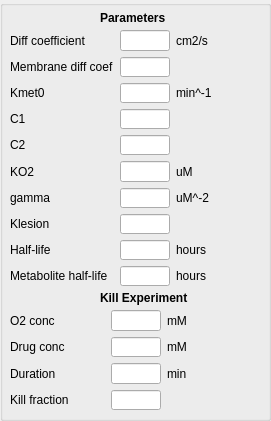
           <widget class="QGroupBox" name="groupBox">
            <property name="geometry">
             <rect>
              <x>390</x>
              <y>30</y>
              <width>271</width>
              <height>421</height>
             </rect>
            </property>
            <property name="title">
             <string/>
            </property>
            <widget class="QLabel" name="label_SN30K_param">
             <property name="geometry">
              <rect>
               <x>100</x>
               <y>10</y>
               <width>81</width>
               <height>16</height>
              </rect>
             </property>
             <property name="font">
              <font>
               <weight>75</weight>
               <bold>true</bold>
              </font>
             </property>
             <property name="text">
              <string>Parameters</string>
             </property>
            </widget>
            <widget class="QWidget" name="gridLayoutWidget_2">
             <property name="geometry">
              <rect>
               <x>10</x>
               <y>30</y>
               <width>251</width>
               <height>256</height>
              </rect>
             </property>
             <layout class="QGridLayout" name="gridLayout_6">
              <item row="2" column="1">
               <widget class="QMyLabel" name="label_SN30K_KMET0">
                <property name="minimumSize">
                 <size>
                  <width>40</width>
                  <height>0</height>
                 </size>
                </property>
                <property name="text">
                 <string>Kmet0</string>
                </property>
               </widget>
              </item>
              <item row="2" column="2">
               <widget class="QLineEdit" name="line_SN30K_KMET0">
                <property name="maximumSize">
                 <size>
                  <width>50</width>
                  <height>16777215</height>
                 </size>
                </property>
                <property name="baseSize">
                 <size>
                  <width>0</width>
                  <height>0</height>
                 </size>
                </property>
                <property name="alignment">
                 <set>Qt::AlignRight|Qt::AlignTrailing|Qt::AlignVCenter</set>
                </property>
               </widget>
              </item>
              <item row="3" column="1">
               <widget class="QMyLabel" name="label_SN30K_C1">
                <property name="text">
                 <string>C1</string>
                </property>
               </widget>
              </item>
              <item row="3" column="2">
               <widget class="QLineEdit" name="line_SN30K_C1">
                <property name="maximumSize">
                 <size>
                  <width>50</width>
                  <height>16777215</height>
                 </size>
                </property>
                <property name="alignment">
                 <set>Qt::AlignRight|Qt::AlignTrailing|Qt::AlignVCenter</set>
                </property>
               </widget>
              </item>
              <item row="4" column="1">
               <widget class="QMyLabel" name="label_SN30K_C2">
                <property name="text">
                 <string>C2</string>
                </property>
               </widget>
              </item>
              <item row="4" column="2">
               <widget class="QLineEdit" name="line_SN30K_C2">
                <property name="maximumSize">
                 <size>
                  <width>50</width>
                  <height>16777215</height>
                 </size>
                </property>
                <property name="alignment">
                 <set>Qt::AlignRight|Qt::AlignTrailing|Qt::AlignVCenter</set>
                </property>
               </widget>
              </item>
              <item row="5" column="1">
               <widget class="QMyLabel" name="label_SN30K_KO2">
                <property name="text">
                 <string>KO2</string>
                </property>
               </widget>
              </item>
              <item row="5" column="2">
               <widget class="QLineEdit" name="line_SN30K_KO2">
                <property name="maximumSize">
                 <size>
                  <width>50</width>
                  <height>16777215</height>
                 </size>
                </property>
                <property name="alignment">
                 <set>Qt::AlignRight|Qt::AlignTrailing|Qt::AlignVCenter</set>
                </property>
               </widget>
              </item>
              <item row="6" column="1">
               <widget class="QMyLabel" name="label_SN30K_GAMMA">
                <property name="text">
                 <string>gamma</string>
                </property>
               </widget>
              </item>
              <item row="6" column="2">
               <widget class="QLineEdit" name="line_SN30K_GAMMA">
                <property name="maximumSize">
                 <size>
                  <width>50</width>
                  <height>16777215</height>
                 </size>
                </property>
                <property name="alignment">
                 <set>Qt::AlignRight|Qt::AlignTrailing|Qt::AlignVCenter</set>
                </property>
               </widget>
              </item>
              <item row="2" column="3">
               <widget class="QLabel" name="units_KMET0">
                <property name="text">
                 <string>min^-1</string>
                </property>
               </widget>
              </item>
              <item row="3" column="3">
               <widget class="QLabel" name="units_C1">
                <property name="text">
                 <string/>
                </property>
               </widget>
              </item>
              <item row="4" column="3">
               <widget class="QLabel" name="units_C2">
                <property name="text">
                 <string/>
                </property>
               </widget>
              </item>
              <item row="5" column="3">
               <widget class="QLabel" name="units_KO2">
                <property name="text">
                 <string>uM</string>
                </property>
               </widget>
              </item>
              <item row="6" column="3">
               <widget class="QLabel" name="units_GAMMA">
                <property name="text">
                 <string>uM^-2</string>
                </property>
               </widget>
              </item>
              <item row="7" column="1">
               <widget class="QMyLabel" name="label_SN30K_KLESION">
                <property name="text">
                 <string>Klesion</string>
                </property>
               </widget>
              </item>
              <item row="7" column="2">
               <widget class="QLineEdit" name="line_SN30K_KLESION">
                <property name="maximumSize">
                 <size>
                  <width>50</width>
                  <height>16777215</height>
                 </size>
                </property>
                <property name="alignment">
                 <set>Qt::AlignRight|Qt::AlignTrailing|Qt::AlignVCenter</set>
                </property>
               </widget>
              </item>
              <item row="0" column="2">
               <widget class="QLineEdit" name="line_SN30K_DIFF_COEF">
                <property name="maximumSize">
                 <size>
                  <width>50</width>
                  <height>16777215</height>
                 </size>
                </property>
                <property name="baseSize">
                 <size>
                  <width>0</width>
                  <height>0</height>
                 </size>
                </property>
                <property name="alignment">
                 <set>Qt::AlignRight|Qt::AlignTrailing|Qt::AlignVCenter</set>
                </property>
               </widget>
              </item>
              <item row="0" column="1">
               <widget class="QMyLabel" name="label_SN30K_DIFF_COEF">
                <property name="text">
                 <string>Diff coefficient</string>
                </property>
               </widget>
              </item>
              <item row="0" column="3">
               <widget class="QLabel" name="units_diffcoef_3">
                <property name="text">
                 <string>cm2/s</string>
                </property>
               </widget>
              </item>
              <item row="8" column="2">
               <widget class="QLineEdit" name="line_SN30K_HALFLIFE">
                <property name="enabled">
                 <bool>true</bool>
                </property>
                <property name="maximumSize">
                 <size>
                  <width>50</width>
                  <height>16777215</height>
                 </size>
                </property>
                <property name="alignment">
                 <set>Qt::AlignRight|Qt::AlignTrailing|Qt::AlignVCenter</set>
                </property>
               </widget>
              </item>
              <item row="8" column="3">
               <widget class="QLabel" name="units_halflife">
                <property name="text">
                 <string>hours</string>
                </property>
               </widget>
              </item>
              <item row="8" column="1">
               <widget class="QMyLabel" name="label_SN30K_HALFLIFE">
                <property name="font">
                 <font>
                  <weight>50</weight>
                  <bold>false</bold>
                 </font>
                </property>
                <property name="text">
                 <string>Half-life</string>
                </property>
               </widget>
              </item>
              <item row="9" column="1">
               <widget class="QMyLabel" name="label_SN30K_METABOLITE_HALFLIFE">
                <property name="font">
                 <font>
                  <weight>50</weight>
                  <bold>false</bold>
                 </font>
                </property>
                <property name="text">
                 <string>Metabolite half-life</string>
                </property>
               </widget>
              </item>
              <item row="9" column="2">
               <widget class="QLineEdit" name="line_SN30K_METABOLITE_HALFLIFE">
                <property name="enabled">
                 <bool>true</bool>
                </property>
                <property name="maximumSize">
                 <size>
                  <width>50</width>
                  <height>16777215</height>
                 </size>
                </property>
                <property name="alignment">
                 <set>Qt::AlignRight|Qt::AlignTrailing|Qt::AlignVCenter</set>
                </property>
               </widget>
              </item>
              <item row="9" column="3">
               <widget class="QLabel" name="units_metabolite_halflife">
                <property name="text">
                 <string>hours</string>
                </property>
               </widget>
              </item>
              <item row="1" column="1">
               <widget class="QMyLabel" name="label_SN30K_CELL_DIFF">
                <property name="text">
                 <string>Membrane diff coef</string>
                </property>
               </widget>
              </item>
              <item row="1" column="2">
               <widget class="QLineEdit" name="line_SN30K_CELL_DIFF">
                <property name="maximumSize">
                 <size>
                  <width>50</width>
                  <height>16777215</height>
                 </size>
                </property>
                <property name="alignment">
                 <set>Qt::AlignRight|Qt::AlignTrailing|Qt::AlignVCenter</set>
                </property>
               </widget>
              </item>
             </layout>
            </widget>
            <widget class="QLabel" name="label_SN30K_KILL">
             <property name="geometry">
              <rect>
               <x>100</x>
               <y>290</y>
               <width>91</width>
               <height>16</height>
              </rect>
             </property>
             <property name="font">
              <font>
               <weight>75</weight>
               <bold>true</bold>
              </font>
             </property>
             <property name="text">
              <string>Kill Experiment</string>
             </property>
            </widget>
            <widget class="QWidget" name="gridLayoutWidget_3">
             <property name="geometry">
              <rect>
               <x>10</x>
               <y>310</y>
               <width>251</width>
               <height>100</height>
              </rect>
             </property>
             <layout class="QGridLayout" name="gridLayout_7">
              <item row="0" column="0">
               <widget class="QMyLabel" name="label_SN30K_KILL_O2_CONC">
                <property name="text">
                 <string>O2 conc</string>
                </property>
               </widget>
              </item>
              <item row="0" column="1">
               <widget class="QLineEdit" name="line_SN30K_KILL_O2_CONC">
                <property name="maximumSize">
                 <size>
                  <width>50</width>
                  <height>16777215</height>
                 </size>
                </property>
                <property name="alignment">
                 <set>Qt::AlignRight|Qt::AlignTrailing|Qt::AlignVCenter</set>
                </property>
               </widget>
              </item>
              <item row="0" column="2">
               <widget class="QLabel" name="units_KILL_O2_CONC">
                <property name="text">
                 <string>mM</string>
                </property>
               </widget>
              </item>
              <item row="1" column="0">
               <widget class="QMyLabel" name="label_SN30K_KILL_DRUG_CONC">
                <property name="text">
                 <string>Drug conc</string>
                </property>
               </widget>
              </item>
              <item row="1" column="1">
               <widget class="QLineEdit" name="line_SN30K_KILL_DRUG_CONC">
                <property name="maximumSize">
                 <size>
                  <width>50</width>
                  <height>16777215</height>
                 </size>
                </property>
                <property name="alignment">
                 <set>Qt::AlignRight|Qt::AlignTrailing|Qt::AlignVCenter</set>
                </property>
               </widget>
              </item>
              <item row="1" column="2">
               <widget class="QLabel" name="units_KILL_DRUG_CONC">
                <property name="text">
                 <string>mM</string>
                </property>
               </widget>
              </item>
              <item row="2" column="0">
               <widget class="QMyLabel" name="label_SN30K_KILL_DURATION">
                <property name="text">
                 <string>Duration</string>
                </property>
               </widget>
              </item>
              <item row="2" column="1">
               <widget class="QLineEdit" name="line_SN30K_KILL_DURATION">
                <property name="maximumSize">
                 <size>
                  <width>50</width>
                  <height>16777215</height>
                 </size>
                </property>
                <property name="alignment">
                 <set>Qt::AlignRight|Qt::AlignTrailing|Qt::AlignVCenter</set>
                </property>
               </widget>
              </item>
              <item row="2" column="2">
               <widget class="QLabel" name="units_KILL_DURATION">
                <property name="text">
                 <string>min</string>
                </property>
               </widget>
              </item>
              <item row="3" column="0">
               <widget class="QMyLabel" name="label_SN30K_KILL_FRACTION">
                <property name="text">
                 <string>Kill fraction</string>
                </property>
               </widget>
              </item>
              <item row="3" column="1">
               <widget class="QLineEdit" name="line_SN30K_KILL_FRACTION">
                <property name="maximumSize">
                 <size>
                  <width>50</width>
                  <height>16777215</height>
                 </size>
                </property>
                <property name="alignment">
                 <set>Qt::AlignRight|Qt::AlignTrailing|Qt::AlignVCenter</set>
                </property>
               </widget>
              </item>
             </layout>
            </widget>
           </widget>
